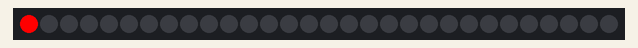
Recording of a program running on a simulated Raspberry Pi Pico running MicroPython. On the bench: 30 RGB LEDs in strip order, left to right. At 0.9 s the program stops and its outputs stay as they are.

Above: at 0.15 s.
At 1.0 s:
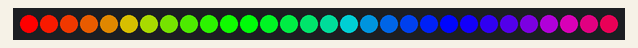

The program:

09-rainbow.py
```python
# 08-color-wheel
from machine import Pin
from neopixel import NeoPixel
from utime import sleep
from urandom import randint
# get the configuration information
import config

np = config.NUMBER_PIXELS
strip = NeoPixel(Pin(config.NEOPIXEL_PIN), np)
color_wheel_step = int(256 / np)

def wheel(pos):
    # Input a value 0 to 255 to get a color value.
    # The colors are a transition r - g - b - back to r.
    if pos < 0 or pos > 255:
        return (0, 0, 0)
    if pos < 85:
        return (255 - pos * 3, pos * 3, 0)
    if pos < 170:
        pos -= 85
        return (0, 255 - pos * 3, pos * 3)
    pos -= 170
    return (pos * 3, 0, 255 - pos * 3)

current_color = 0
for i in range(0,np):
    strip[i] = wheel(current_color)
    current_color = current_color + color_wheel_step
    strip.write()
    sleep(.03)
```

config.py
```python
# Moving Rainbow Configuration file
# Filename: 01-config.py
# This file contains the hardware configuration for your kit
# This file can be imported by each program
NEOPIXEL_PIN = 0
NUMBER_PIXELS = 30
BUTTON_PIN_1 = 15
BUTTON_PIN_2 = 14
```
